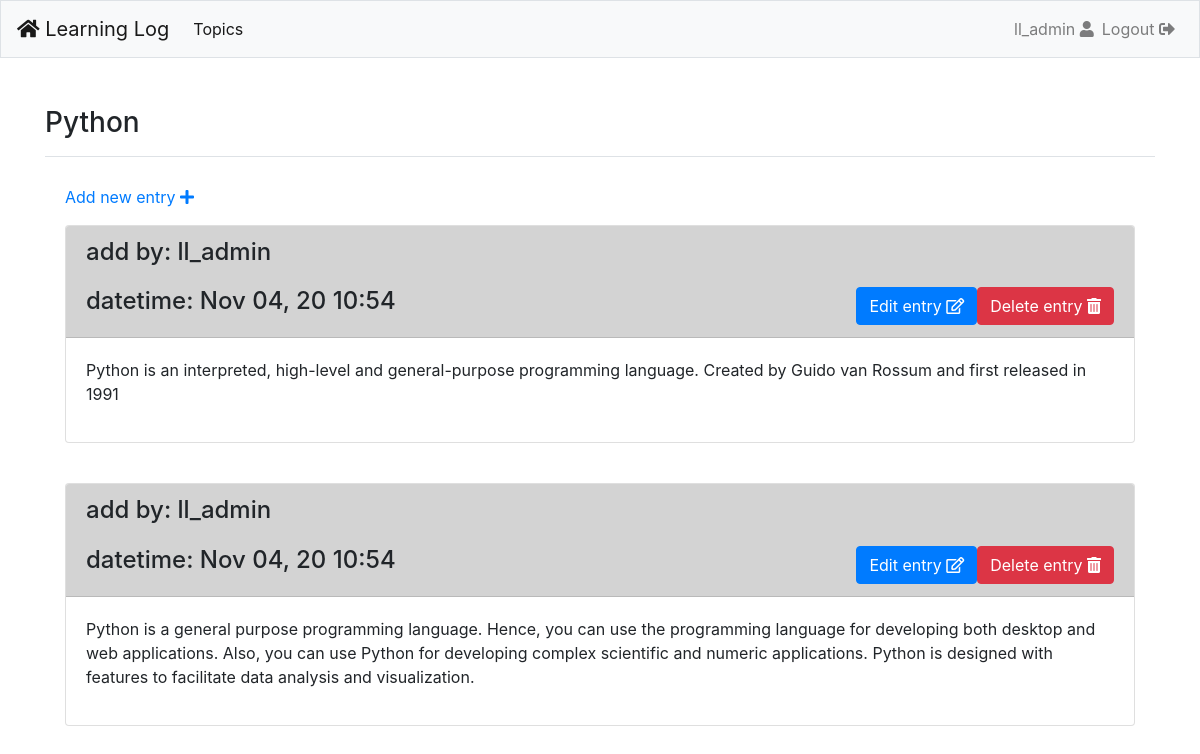
Page /topics/4/ (signed in) on the committed database.
### learning_logs/models.py (models this page shows, shortened)
class Topic(models.Model):
    text = models.CharField(max_length=200)
    image = models.ImageField(upload_to='image/', null=True, blank=True)
    date_added = models.DateTimeField(auto_now_add=True)
    owner = models.ForeignKey(User, on_delete=models.CASCADE)
    def __str__(self):
        return self.text

class Entry(models.Model):
    topic = models.ForeignKey(Topic, on_delete=models.CASCADE)
    text = models.TextField()
    date_added = models.DateTimeField(auto_now_add=True)
    owner = models.ForeignKey(User,null=True, on_delete=models.CASCADE)
    class Meta:
        verbose_name_plural = 'entries'

### learning_logs/views.py (the view)
# urls.py: path('topics/<int:topic_id>/', views.topic, name='topic'),
@login_required
def topic(request, topic_id):
    topic = get_object_or_404(Topic, id=topic_id)
    entries = topic.entry_set.order_by('-date_added')
    context = {'topic': topic, 'entries': entries}
    return render(request, 'learning_logs/topic.html', context)

### learning_logs/templates/learning_logs/topic.html (shortened to what this page needs)
{% extends "learning_logs/base.html" %}
{% block page_header %}
	<br><h3>{{ topic }}</h3>
{% endblock page_header %}
{% block content %}
	<p>
		<a href="{% url 'learning_logs:new_entry' topic.id %}">Add new entry <i class="fas fa-plus"></i> </a>
	</p>
		{% for entry in entries %}
			<div class="card mb-3">
				<h4 class="card-header" style="background-color:lightgray">
					add by: {{user.username}}
						<small><form method="post" action="{% url 'learning_logs:delete_entry' entry.id %}">
							<button type="submit" class="btn btn-danger btn-primary" style='float:right'>
							Delete entry <i class="fas fa-trash-alt"></i> </button></form></small>
						<small><a href="{% url 'learning_logs:edit_entry' entry.id %}" style="float:right">
							<button method="submit" class="btn btn-primary" style='float:right'>
								Edit entry <i class="far fa-edit"></i> </button></a></small>
					datetime: {{ entry.date_added|date:'M d, y H:i' }}
				</h4>
				<div class="card-body">
					{{ entry.text|linebreaks }}
				</div>
			</div></br>
		{% empty %}
			<h3><p><br><br><br><br> <i class="fas fa-times"></i>  There is no entries for this topic yet.</p></h3>
		{% endfor %}
{% endblock content %}

### learning_logs/templates/learning_logs/base.html (shortened to what this page needs)
{% load bootstrap4 %}
<link rel="stylesheet" href="https://use.fontawesome.com/releases/v5.15.1/css/all.css"
integrity="sha384-vp86vTRFVJgpjF9jiIGPEEqYqlDwgyBgEF109VFjmqGmIY/Y4HV4d3Gp2irVfcrp"
crossorigin="anonymous">
<!doctype html>
<html lang="en">
<head>
	{% bootstrap_css %}
</head>
<body>
	<nav class="navbar navbar-expand-md navbar-light bg-light mb-4 border">
		<a class="navbar-brand" href="{% url 'learning_logs:index' %}">
			<i class="fas fa-home"></i> Learning Log</a>
		<div class="collapse navbar-collapse" id="navbarCollapse">
			<ul class="navbar-nav mr-auto">
				<li class="nav-item active">
					<a class="nav-link" href="{% url 'learning_logs:topics' %}">Topics</a></li>
			</ul>
			<ul class="navbar-nav ml-auto">
				{% if user.is_authenticated %}
					<li class="nav-item">
						<span class="navbar-text"> {{user.username}} <i class="fas fa-user"></i> </span>
					</li>
					<li class="nav-item">
						<a class="nav-link" href="{% url 'users:logout' %}"> Logout <i class="fas fa-sign-out-alt"></i> </a>
					</li>
				{% else %}
					<li class="nav-item">
						<a class="nav-link" href="{% url 'users:register' %}"> Register <i class="fas fa-user-plus"></i> </a>
					</li>
					<li class="nav-item">
						<a class="nav-link" href="{% url 'users:login' %}"> Login <i class="fas fa-sign-in-alt"></i> </a></li>
				{% endif %}
			</ul>
		</div>
	</nav>
	<main role="main" class="container">
		<div class="pb-2 mb-2 border-bottom">
			{% block page_header %} {% endblock page_header %}
		</div>
	</main>
		<div class="container">
			<div class="col-lg-13 col-md-18">
				<div class="card-body">
						{% block content %} {% endblock content %}
				</div>
			</div>
		</div>
</body>
</html

### rows in the picture
Topic: text "Python"
Entry: date_added "Nov 04, 20 10:54", text "Python is an interpreted, high-level and general-purpose programming language. Created by Guido van Rossum and first released in 1991"
Entry: date_added "Nov 04, 20 10:54", text "Python is a general purpose programming language. Hence, you can use the programming language for developing both desktop and web applications. Also, you can use Python for developing complex scientific and numeric applications. Python is designed with features to facilitate data analysis and visualization."

### other values in the picture
{{ user.username }} "ll_admin"
